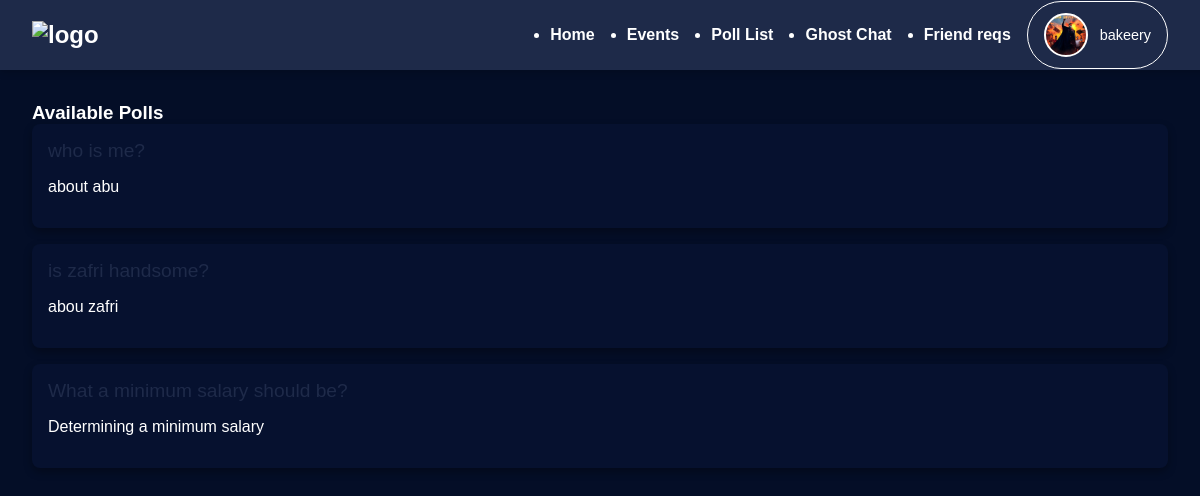
The app's page /app/polls/ (signed in) with its own data.
### app/models.py (models this page shows, shortened)
class Profile(models.Model):
    user = models.OneToOneField(settings.AUTH_USER_MODEL, on_delete=models.CASCADE)
    first_name = models.CharField(max_length=30, blank=True)
    last_name = models.CharField(max_length=30, blank=True)
    state = models.CharField(max_length=50, blank=True)
    phone_number = models.CharField(max_length=15, blank=True)
    date_of_birth = models.DateField(blank=True, null=True)
    local_government = models.CharField(max_length=100, blank=True)
    bio = models.TextField(blank=True, null=True)
    profile_picture = models.ImageField(upload_to='media/uploads/images', blank=True, null=True)

class Poll(models.Model):
    name = models.CharField(max_length=50, blank=False)
    description = models.TextField(max_length=1000, blank=True)

### app/views.py (the view)
# urls.py: path('polls/', views.PollListView.as_view(), name='poll_list'),
@method_decorator(login_required, name='dispatch')
class PollListView(View):
    def get(self, request):
        polls = Poll.objects.all()
        return render(
            request,
            template_name="app/poll_list.html",
            context={
                "polls": polls
            }
        )

### app/templates/app/poll_list.html (shortened to what this page needs)
{% extends 'app/user_navbar.html' %}
{% block content %}
<!DOCTYPE html>
<html lang="en">
<head>
</head>
<body>
    <div class="container">
        <h3>Available Polls</h3>
        {% if polls %}
            {% for poll in polls %}
                <div class="poll-item">
                    <a href="{% url 'single_poll' poll.id %}">{{ poll.name }}</a>
                    <p>{{ poll.description }}</p>
                </div>
            {% endfor %}
        {% else %}
            <div class="no-polls">
                No polls created.
            </div>
        {% endif %}
    </div>
</body>
</html>
{% endblock %}

### app/templates/app/user_navbar.html (shortened to what this page needs)
<!DOCTYPE html>
<html lang="en">
<head>
</head>
<body>
    <nav class="navbar">
        <img class="navbar-logo" alt="logo">
        <ul class="navbar-list">
            <li><a href="{% url 'home' %}">Home</a></li>
            <li><a href="{% url 'event-detail' %}">Events</a></li>
            <li><a href="{% url 'poll_list' %}">Poll List</a></li>
            <li><a href="{% url 'chat:anonymous' %}">Ghost Chat</a></li>
            <li><a href="{% url 'chat:received_messages' %}">Friend reqs</a></li>
        </ul>
        <div class="profile-dropdown">
            <div onclick="toggleDropdown()" class="profile-dropdown-btn">
                <div class="profile-img" style="background-image: url('{{ user.profile.profile_picture.url }}');"></div>
                <span>{{ user.username }} </span>
            </div>
        </div>
    </nav>
    <main>
        {% block content %}{% endblock %}
    </main>
</body>
</html>

### app/templates/app/user_navbar.html (style rules this page uses)
body { font-family: Arial, sans-serif; background-color: #040e27; color: #fff; margin: 0; padding: 0; padding-top: 70px; }
.navbar { display: flex; align-items: center; height: 70px; background-color: #1e2a49; padding: 0 2rem; box-shadow: 0 2px 8px rgba(0, 0, 0, 0.2); position: fixed; top: 0; width: 100%; z-index: 1000; }
.navbar-logo { cursor: pointer; color: #fff; font-size: 1.5rem; font-weight: bold; }
.navbar-list { margin-left: auto; display: flex; align-items: center; }
.navbar-list li { margin: 0 1rem; }
.navbar-list li a { color: #fff; text-decoration: none; font-weight: bold; font-size: 1rem; }
.profile-dropdown { position: relative; }
.profile-dropdown-btn { display: flex; align-items: center; padding: 0.7rem 1rem; font-size: 0.9rem; color: #fff; cursor: pointer; border-radius: 50px; border: 1px solid #fff; transition: background-color 0.3s ease, box-shadow 0.3s ease; background-color: #1e2a49; margin-right: 4rem; }
.profile-img { width: 2.5rem; height: 2.5rem; border-radius: 50%; background-color: #4a5d7e; display: flex; align-items: center; justify-content: center; color: #fff; margin-right: 0.75rem; background-size: cover; background-position: center; border: 2px solid #fff; }

### app/templates/app/poll_list.html (style rules this page uses)
body { font-family: Arial, sans-serif; background-color: #040e27; color: #fff; margin: 0; padding: 0; padding-top: 70px; }
.container { padding: 2rem; max-width: 1200px; margin: 0 auto; }
h3 { color: #fff; margin: 0; }
.poll-item { background-color: #06112F; border-radius: 8px; padding: 1rem; margin-bottom: 1rem; box-shadow: 0 4px 8px rgba(0, 0, 0, 0.3); }
.poll-item a { color: #1e2a49; text-decoration: none; font-size: 1.2rem; }

### records on screen
Poll: name "who is me?", description "about abu"
Poll: name "is zafri handsome?", description "abou zafri"
Poll: name "What a minimum salary should be?", description "Determining a minimum salary"

### other values on screen
{{ user.username }} "bakeery"
